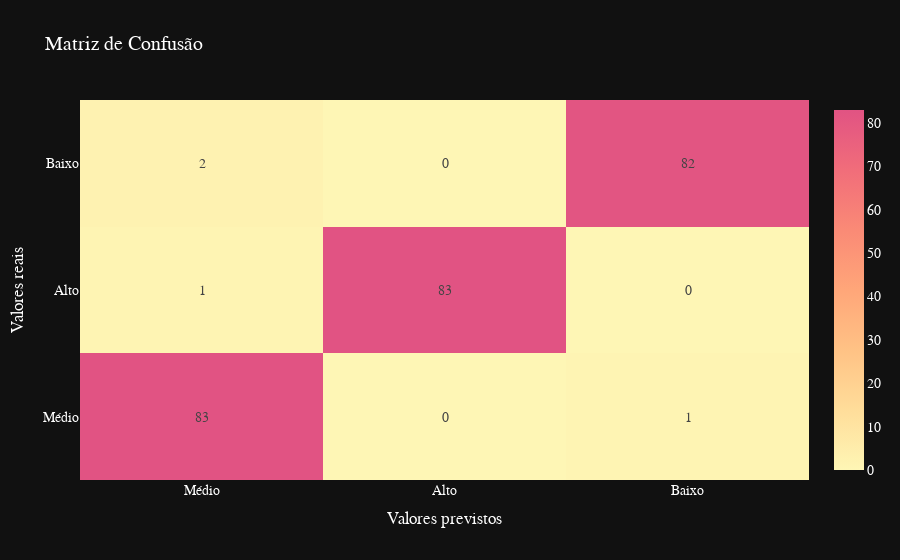

Source (notebook cell):
### Markdown cell above
Dica: Para calcularmos o recall em classificação multi classe precisamos usar o atributo macro:
recall = recall_score(y_train, y_pred_train, average='macro')

### Code cell
accuracy = accuracy_score(y_train, y_pred_train)
recall = recall_score(y_train, y_pred_train, average='macro')
conf_matrix = confusion_matrix(y_train, y_pred_train)

print('Acurácia: ', accuracy)
print('Recall: ', recall)

class_names = ['Médio', 'Alto', 'Baixo']

fig = go.Figure()

fig.add_traces(go.Heatmap(z= conf_matrix,
                          x=class_names,
                          y=class_names,
                          colorscale = 'pinkyl',
                          texttemplate='%{z}',))

fig.update_layout(title_text = 'Matriz de Confusão',
                  xaxis_title = 'Valores previstos',
                  yaxis_title = 'Valores reais',
                  font = dict(family = 'Times New Roman',
                              size = 14,
                              color = 'white'))

### Figure 1 — Plotly figure (JSON) as saved in the notebook; plotly's stock layout.template omitted (floating-point values rounded to 4 significant figures)
{"data": [{"colorscale": [[0.0, "rgb(254, 246, 181)"], [0.1667, "rgb(255, 221, 154)"], [0.3333, "rgb(255, 194, 133)"], [0.5, "rgb(255, 166, 121)"], [0.6667, "rgb(250, 138, 118)"], [0.8333, "rgb(241, 109, 122)"], [1.0, "rgb(225, 83, 131)"]], "texttemplate": "%{z}", "x": ["Médio", "Alto", "Baixo"], "y": ["Médio", "Alto", "Baixo"], "z": [[83, 0, 1], [1, 83, 0], [2, 0, 82]], "type": "heatmap"}], "layout": {"title": {"text": "Matriz de Confusão"}, "font": {"family": "Times New Roman", "size": 14, "color": "white", "style": "normal"}, "xaxis": {"title": {"text": "Valores previstos"}}, "yaxis": {"title": {"text": "Valores reais"}}}}
